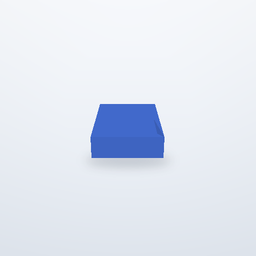
#> input picture sample_data/public_benchmark_v2/block/views/view_000.png, 256 x 256 px
$ python -i render_canonicalization.py   (imports and definitions only)
#> lines starting #> are read from the running program, lines starting #| are printed output that depends on the picture
#> further down, picture is the input picture: PIL image 256x256 RGB; mean R, G, B 224.9, 230.9, 241.4
"""Deterministic normalization for renderer images consumed by CAD policies."""

from __future__ import annotations

import cv2
import numpy as np
from PIL import Image

CADENA_RENDER_QUANTIZATION_STEP = 16
CADENA_PROXY_RENDER_QUANTIZATION_STEP = 64
CADENA_RENDER_DOWNSAMPLE_FACTOR = 1
CADENA_PROXY_RENDER_DOWNSAMPLE_FACTOR = 1
CADENA_PROXY_SPUR_FILTER_SIZE = 3


def canonicalize_rgb_render(
    image: Image.Image,
    *,
    downsample_factor: int = CADENA_RENDER_DOWNSAMPLE_FACTOR,
    quantization_step: int = CADENA_RENDER_QUANTIZATION_STEP,
    spur_filter_size: int = 1,
) -> Image.Image:
    """Remove sub-pixel GPU raster jitter while retaining geometric gradients."""
#> called with downsample_factor = 1, quantization_step = 16, spur_filter_size = 1

    if (
        quantization_step < 2
        or quantization_step > 64
        or quantization_step & (quantization_step - 1)
    ):
        raise ValueError("render quantization step must be a power of two in [2, 64]")
    if downsample_factor not in (1, 2, 4):
        raise ValueError("render downsample factor must be 1, 2 or 4")
    if spur_filter_size not in (1, 3):
        raise ValueError("spur filter size must be 1 or 3")
    canonical_input = image.convert("RGB")
    if downsample_factor > 1 and min(canonical_input.size) >= downsample_factor:
        canonical_input = canonical_input.resize(
            (
                canonical_input.width // downsample_factor,
                canonical_input.height // downsample_factor,
            ),
            Image.Resampling.LANCZOS,
        )
    values = np.asarray(canonical_input, dtype=np.uint16)
    rounded = ((values + quantization_step // 2) // quantization_step) * quantization_step
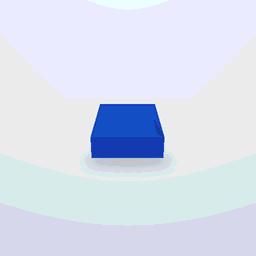
#> rounded: shape (256, 256, 3) uint16; mean R, G, B 224.3, 229.8, 242.7; drawn with min black and max white
    canonical = np.minimum(rounded, 255).astype(np.uint8)
    if spur_filter_size > 1:
        canonical = np.asarray(
            cv2.morphologyEx(
                canonical,
                cv2.MORPH_OPEN,
                np.ones((spur_filter_size, spur_filter_size), dtype=np.uint8),
            ),
            dtype=np.uint8,
        )
    return Image.fromarray(canonical, mode="RGB")

>>> from PIL import Image
>>> picture = Image.open('../../../sample_data/public_benchmark_v2/block/views/view_000.png')
>>> result = canonicalize_rgb_render(picture)

$ run again, on sample_data/public_benchmark_v2/block/views/view_001.png
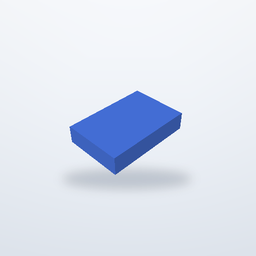
#> input picture sample_data/public_benchmark_v2/block/views/view_001.png, 256 x 256 px
#> picture is the input picture: PIL image 256x256 RGB; mean R, G, B 219.6, 226.5, 239.4
#> in canonicalize_rgb_render, `rounded = ((values + quantization_step // 2) // quantization_step) * q..`:
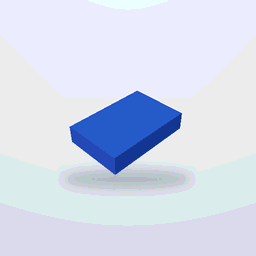
#> rounded: shape (256, 256, 3) uint16; mean R, G, B 218.9, 225.3, 240.7; drawn with min black and max white

$ run again, on sample_data/public_benchmark_v2/block/views/view_002.png
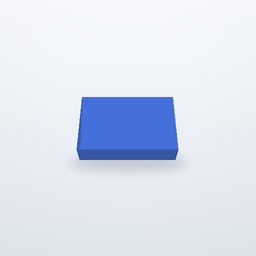
#> input picture sample_data/public_benchmark_v2/block/views/view_002.png, 256 x 256 px
#> picture is the input picture: PIL image 256x256 RGB; mean R, G, B 218.4, 225.8, 240.2
#> in canonicalize_rgb_render, `rounded = ((values + quantization_step // 2) // quantization_step) * q..`:
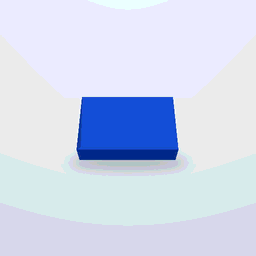
#> rounded: shape (256, 256, 3) uint16; mean R, G, B 217.1, 224.6, 242; drawn with min black and max white
